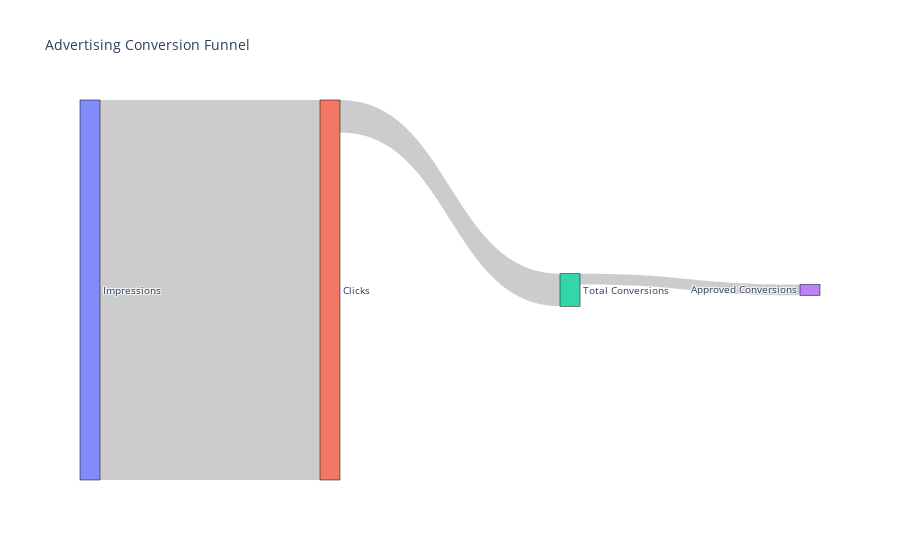

The cell this chart's notebook holds for it:
### Code cell
import plotly.graph_objects as go

# Calculate the total number of events at each stage of the funnel
impressions = df['impressions'].sum()
clicks = df[df['clicks'] > 0]['clicks'].sum()  # assuming only positive clicks lead to conversions
total_conversions = df[df['total_conversion'] > 0]['total_conversion'].sum()  # same for conversions
approved_conversions = df[df['approved_conversion'] > 0]['approved_conversion'].sum()  # same for approved conversions

# Define source and target nodes
source = [0, 1, 2]  # indices of the source nodes
target = [1, 2, 3]  # indices of the target nodes
value = [clicks, total_conversions, approved_conversions]  # volume from source to target

# Define the nodes
label = ["Impressions", "Clicks", "Total Conversions", "Approved Conversions"]

# Create the Sankey diagram
fig = go.Figure(data=[go.Sankey(
    node=dict(
      pad=15,  # Padding between nodes
      thickness=20,  # Node thickness
      line=dict(color="black", width=0.5),  # Border line
      label=label
    ),
    link=dict(
      source=source,
      target=target,
      value=value
    ))])

# Set the title
fig.update_layout(title_text='Advertising Conversion Funnel', font_size=10)

# Show the figure
fig.show()

### Figure 1 — Plotly figure (JSON) as saved in the notebook; plotly's stock layout.template omitted (floating-point values rounded to 4 significant figures)
{"data": [{"link": {"source": [0, 1, 2], "target": [1, 2, 3], "value": [38165, 3264, 1079]}, "node": {"label": ["Impressions", "Clicks", "Total Conversions", "Approved Conversions"], "line": {"color": "black", "width": 0.5}, "pad": 15, "thickness": 20}, "type": "sankey"}], "layout": {"font": {"size": 10}, "title": {"text": "Advertising Conversion Funnel"}}}
